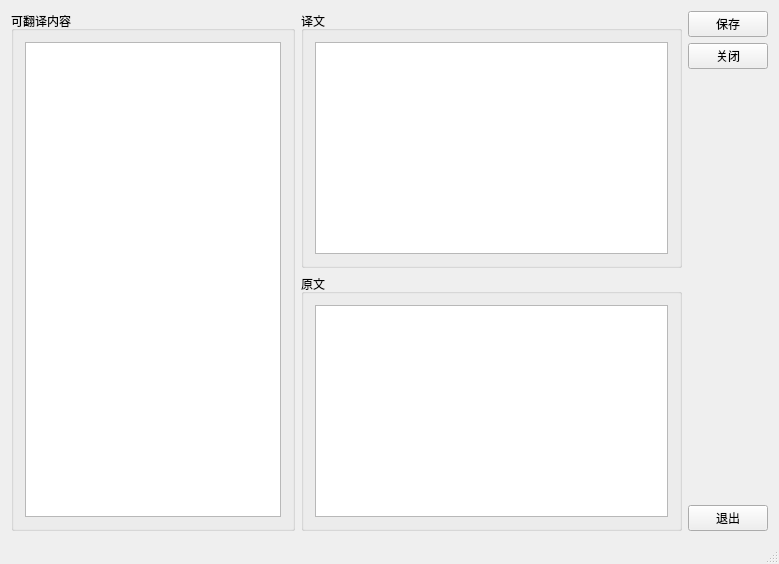
<?xml version="1.0" encoding="UTF-8"?>
<ui version="4.0">
 <class>WHMTranslateClass</class>
 <widget class="QMainWindow" name="WHMTranslateClass">
  <property name="geometry">
   <rect>
    <x>0</x>
    <y>0</y>
    <width>779</width>
    <height>564</height>
   </rect>
  </property>
  <property name="windowTitle">
   <string>GTA4网页文本编辑器</string>
  </property>
  <widget class="QWidget" name="centralWidget">
   <layout class="QHBoxLayout" name="horizontalLayout_4" stretch="0,1,0">
    <item>
     <widget class="QGroupBox" name="group_texts">
      <property name="title">
       <string>可翻译内容</string>
      </property>
      <layout class="QHBoxLayout" name="horizontalLayout_3">
       <item>
        <widget class="QListView" name="list_texts"/>
       </item>
      </layout>
     </widget>
    </item>
    <item>
     <layout class="QVBoxLayout" name="verticalLayout_2">
      <item>
       <widget class="QGroupBox" name="group_translated">
        <property name="title">
         <string>译文</string>
        </property>
        <layout class="QHBoxLayout" name="horizontalLayout_2">
         <item>
          <widget class="QPlainTextEdit" name="plain_translated"/>
         </item>
        </layout>
       </widget>
      </item>
      <item>
       <widget class="QGroupBox" name="group_origin">
        <property name="title">
         <string>原文</string>
        </property>
        <layout class="QHBoxLayout" name="horizontalLayout">
         <item>
          <widget class="QPlainTextEdit" name="plain_origin">
           <property name="readOnly">
            <bool>true</bool>
           </property>
          </widget>
         </item>
        </layout>
       </widget>
      </item>
     </layout>
    </item>
    <item>
     <layout class="QVBoxLayout" name="verticalLayout">
      <item>
       <widget class="QPushButton" name="btn_save">
        <property name="text">
         <string>保存</string>
        </property>
       </widget>
      </item>
      <item>
       <widget class="QPushButton" name="btn_close">
        <property name="text">
         <string>关闭</string>
        </property>
       </widget>
      </item>
      <item>
       <spacer name="verticalSpacer">
        <property name="orientation">
         <enum>Qt::Vertical</enum>
        </property>
        <property name="sizeHint" stdset="0">
         <size>
          <width>20</width>
          <height>40</height>
         </size>
        </property>
       </spacer>
      </item>
      <item>
       <widget class="QPushButton" name="btn_exit">
        <property name="text">
         <string>退出</string>
        </property>
       </widget>
      </item>
     </layout>
    </item>
   </layout>
  </widget>
  <widget class="QStatusBar" name="statusBar"/>
 </widget>
 <layoutdefault spacing="6" margin="11"/>
 <resources>
  <include location="WHMTranslate.qrc"/>
 </resources>
 <connections/>
</ui>
